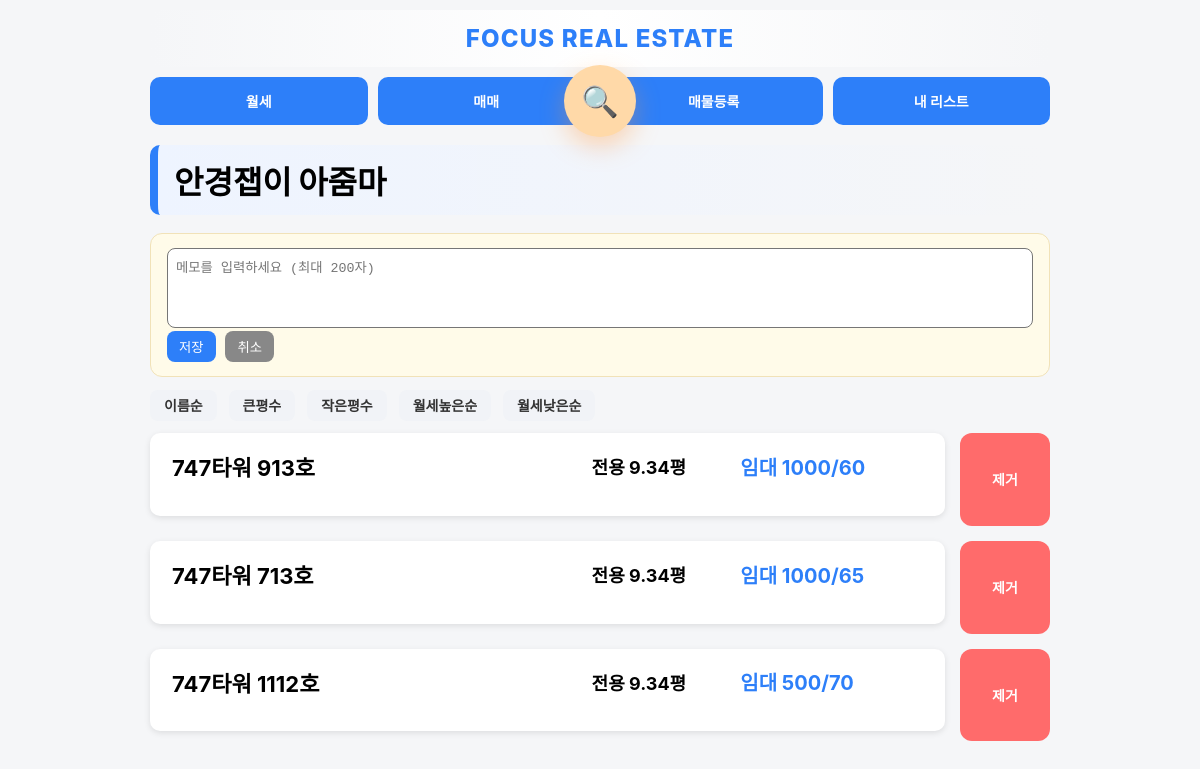
The app's page /collections/3 (signed in), older data.
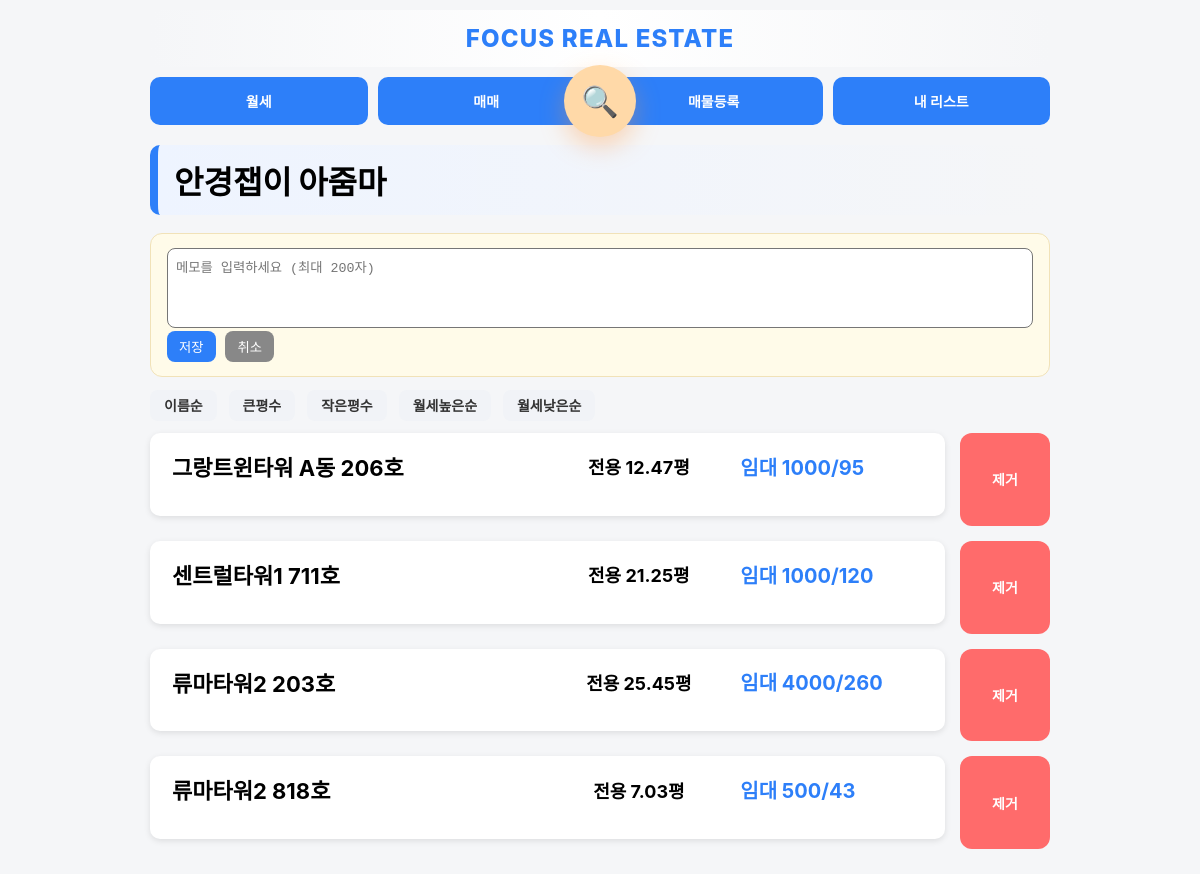
The same page, newer data.
### app.py (models this page shows)
class Collection(db.Model):
    id = db.Column(db.Integer, primary_key=True)
    title = db.Column(db.String(200))
    memo = db.Column(db.String(200))
    created_at = db.Column(db.String(50))

class Property(db.Model):
    status = db.Column(db.String(20), default='available')
    property_type = db.Column(db.String(50))
    id = db.Column(db.Integer, primary_key=True)
    building_name = db.Column(db.String(200))
    exclusive_area = db.Column(db.Float)
    contract_area = db.Column(db.Float)
    deposit = db.Column(db.Integer)
    rent = db.Column(db.Integer)
    sale_price = db.Column(db.Integer)
    category = db.Column(db.String(20))
    status = db.Column(db.String(20), default='available')

### app.py (the view, shortened to what this page needs)
@app.route("/collections/<int:id>")
@login_required
def collection_detail(id):
    collection = Collection.query.get(id)
    sort = request.args.get("sort", "")
    items = CollectionItem.query.filter_by(collection_id=id).all()
    properties = []
    for item in items:
        p = Property.query.get(item.property_id)
        if p:
            p.collection_item_id = item.id
            properties.append(p)
    if sort == "name":
        properties = sorted(properties, key=lambda x: x.building_name)
    elif sort == "area_desc":
        properties = sorted(properties, key=lambda x: x.exclusive_area, reverse=True)
    elif sort == "area_asc":
        properties = sorted(properties, key=lambda x: x.exclusive_area)
    elif sort == "rent_desc":
        properties = sorted(properties, key=lambda x: x.rent, reverse=True)
    elif sort == "rent_asc":
        properties = sorted(properties, key=lambda x: x.rent)
    return render_template(
        "collection_detail.html",
        collection=collection,
        properties=properties,
        sort=sort
    )

### app.py (called while the page is built)
@login_manager.user_loader
def load_user(user_id):
    return User.query.get(int(user_id))

### templates/collection_detail.html (shortened to what this page needs)
{% extends "base.html" %}
{% block content %}
<div class="section-title">{{ collection.title }}</div>
<div class="memo-card">
    <div id="memo-edit" {% if collection.memo %}style="display:none"{% endif %}>
        <textarea id="memo-input" class="memo-input" maxlength="200"
placeholder="메모를 입력하세요 (최대 200자)">{{ collection.memo or '' }}</textarea>
        <div class="memo-actions">
            <button onclick="saveMemo()">저장</button>
            <button onclick="cancelMemo()">취소</button>
        </div>
    </div>
</div>
<div class="sort-bar">
    <a href="?sort=name">이름순</a>
    <a href="?sort=area_desc">큰평수</a>
    <a href="?sort=area_asc">작은평수</a>
    <a href="?sort=rent_desc">월세높은순</a>
    <a href="?sort=rent_asc">월세낮은순</a>
</div>
<div class="list-detail-container">
{% for p in properties %}
<div class="detail-row">
    <div class="card property-card" onclick="location.href='/property/{{ p.id }}?from_collection={{ collection.id }}'">
        <div class="property-header">
            <div class="property-title">{{ p.building_name }}</div>
            <div class="property-center">
                전용 {{ p.exclusive_area }}평
            </div>
            <div class="property-price">
                {% if p.deposit and p.rent %}
                    임대 {{ p.deposit }}/{{ p.rent }}
                {% else %}
                    매매 {{ p.sale_price }}
                {% endif %}
            </div>
        </div>
    </div>
    <div class="remove-wrap mobile-hide-remove" onclick="event.stopPropagation();">
    <a href="{{ url_for('remove_from_collection', collection_id=collection.id, property_id=p.id) }}" class="remove-btn">
        제거
    </a>
</div>
</div>
{% endfor %}
</div>
{% endblock %}

### templates/base.html (shortened to what this page needs)
<!DOCTYPE html>
<html>
<head>
</head>
<body>
<div class="container">
    <div class="site-header">
         FOCUS REAL ESTATE
    </div>
    <div class="menu-wrapper">
    <div class="menu">
        <a href="/?mode=rent">월세</a>
        <a href="/?mode=sale">매매</a>
        <a href="/register" class="pc-only">매물등록</a>
        <a href="/collections">내 리스트</a>
    </div>
    <a href="/search" class="search-fab" title="매물 검색">
        🔍
    </a>
</div>
{% block content %}
{% endblock %}
</div>
</body>
</html>

### templates/base.html (style rules this page uses)
.site-header { text-align: center; font-size: 24px; font-weight: 800; letter-spacing: 1.2px; padding: 14px 0; color: #2d7ff9; background: linear-gradient(to right, #f5f6f8, #ffffff, #f5f6f8); border-radius: 12px; margin-bottom: 10px; }
body { font-size: 14px; }
@media (min-width: 801px) { .menu { display: flex !important; flex-direction: row !important; justify-content: space-between !important; gap: 10px !important; } }
@media (min-width: 801px) { .menu a { flex: 1 !important; } }
body { font-family: "Pretendard", -apple-system, BlinkMacSystemFont, "Segoe UI", Roboto, sans-serif; margin: 0; padding: 0; background: #f5f6f8; }
.container { max-width: 900px; margin: 0 auto; padding: 10px; }
.menu { display: grid; grid-template-columns: repeat(3, 1fr); gap: 8px; margin-bottom: 15px; }
.menu a { text-align: center; padding: 14px 10px; background: #2d7ff9; color: white; border-radius: 10px; text-decoration: none; font-size: 14px; font-weight: bold; }
.card { background: white; padding: 12px; border-radius: 10px; margin-bottom: 10px; box-shadow: 0 2px 6px rgba(0,0,0,0.1); }
.menu-wrapper { position: relative; margin-bottom: 20px; }
.search-fab { position: absolute; left: 50%; top: 50%; transform: translate(-50%, -50%); width: 72px; height: 72px; border-radius: 50%; background: #ffd9a8; color: #ff8a00; display: flex; align-items: center; justify-content: center; font-size: 30px; text-decoration: none; box-shadow: 0 10px 25px rgba(255,150,60,0.35); transition: all 0.18s ease; z-index: 10; animation: floaty 2.4s ease-in-out infinite; }
.property-card { flex:1; display:flex; transition: transform 0.18s ease, box-shadow 0.18s ease; cursor: pointer; }
.property-card { background: #ffffff; }
.detail-row { display:flex; gap:14px; align-items:center; margin-top:14px; }
.detail-row > .card { display:flex; }
.detail-row { align-items:stretch; }
.property-card { height:100%; display:flex; }
.property-card { line-height:1.25; }

### templates/collection_detail.html (style rules this page uses)
.section-title { font-size: 32px; font-weight: 900; margin-bottom: 18px; padding: 12px 16px; border-radius: 10px; background: linear-gradient(to right, #eef4ff, transparent); border-left: 8px solid #2d7ff9; }
.sort-bar { margin-bottom: 18px; }
.sort-bar a { margin-right: 8px; padding: 7px 14px; border-radius: 8px; background: #f1f3f7; text-decoration: none; color: #333; font-weight: 600; transition: 0.15s; }
.detail-row { display: flex; gap: 15px; align-items: stretch; margin-bottom: 15px; }
.property-card { flex: 3; padding: 20px 22px; display:flex; align-items:center; height:100%; }
.remove-wrap { display:flex; align-items:stretch; min-width:90px; }
.remove-btn { background:#ff6b6b; color:white; border-radius:10px; text-decoration:none; font-weight:bold; white-space:nowrap; transition:.15s; height:100%; display:flex; align-items:center; justify-content:center; padding:0 16px; }
.property-header { display: grid; grid-template-columns: 2fr 1fr 1fr; align-items: center; gap: 10px; margin-bottom: 12px; width:100%; height:100%; }
.property-title { font-size: 22px; font-weight: bold; line-height: 1.4; }
.property-center { text-align: center; font-size: 18px; font-weight: bold; }
.property-price { font-size: 20px; font-weight: bold; color: #2d7ff9; }
.remove-btn { background: #ff6b6b; color: white; border-radius: 12px; text-decoration: none; font-weight: bold; transition: 0.15s; width:100%; height:auto; padding:12px 0; display:flex; align-items:center; justify-content:center; }
.memo-card { background: #fffbe9; border-radius: 12px; padding: 14px 16px; margin-bottom: 18px; border: 1px solid #f1e2b8; }
.memo-actions button { margin-right: 6px; padding: 6px 12px; border-radius: 8px; border: none; background: #2d7ff9; color: white; cursor: pointer; }
.memo-actions button:last-child { background: #888; }
.memo-card textarea { width: 100%; height: 80px; resize: none; border-radius: 8px; padding: 8px; box-sizing: border-box; }

Row changes from the older to the newer data that the page shows:
changed Property: building_name "747타워 913호" → "그랑트윈타워 A동 206호"; exclusive_area "9.34" → "12.47"; rent "60" → "95"
changed Property: building_name "747타워 713호" → "센트럴타워1 711호"; exclusive_area "9.34" → "21.25"; rent "65" → "120"
changed Property: building_name "747타워 1112호" → "류마타워2 203호"; exclusive_area "9.34" → "25.45"; deposit "500" → "4000"; rent "70" → "260"
now on this page (row edited): Property: building_name "류마타워2 818호", exclusive_area "7.03", deposit "500", rent "43"
